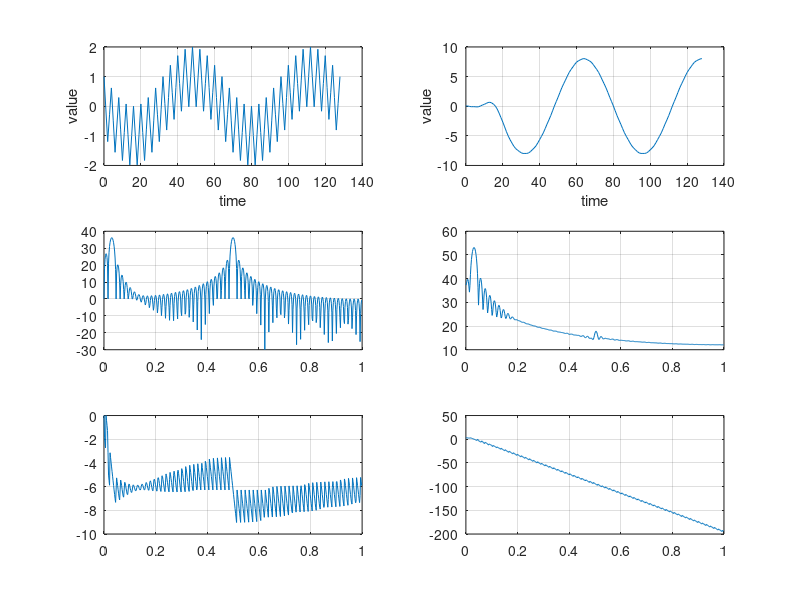

This chart was generated by the following MATLAB code: (Note: this script raises an error after producing the figure.)
% lab3 procedure file

format long
d1 = mod(111521035,10);     % student id : 111521035
p = mod (d1, 3);     % p = 5%3 = 2
switch (p)
    case 0
        a = 12;
        b = 12;
    case 1
        a = 11;
        b = 13;
    case 2
        a = 13;
        b = 11;
end
    
upper_bound3 = 2^-a;
upper_bound4 = 2^-b;

Alpha = 0.5; %alpha
T = 1;       % sampling cycle
Ts = T/8;    % sampling frequence


%% procedure 1
format long

hp_array = zeros(1,33);  % to save the result of function.
for n = -16:16
    t = n * (1/8);
    hp_array(1,n+17) = 1/sqrt(T)*((1-Alpha)*sinc((1-Alpha)*t/T) + ...
                            Alpha*(sinc(Alpha*t/T+1/4)*cos(pi*t/T + pi/4) + ...
                                    sinc(Alpha*t/T-1/4)*cos(pi*t/T-pi/4)));
end



a_array = zeros(1,33);
a_array(1,1) = 1;

[mag , ff] = freqz(hp_array,a_array,1024,8);
[phase, ff_p] = phasez(hp_array,a_array,1024,8)
% ff_a_array = fft(a_array);
% ff_h_array = fft(hp_array);
% ff_hp_array = ff_a_array./ff_h_array;    %convert function to frequency domain
% 
% mag = 20*log10(abs(ff_hp_array)); % caculate magnitude of function
% phase = angle(ff_hp_array)*2*pi; % caculate phase of function
% 
faxis = 4*linspace(0,1,17); %   fs/sample
faxis_freqz=linspace(0,1,512);
% 
% plot1 'time domain'
subplot(311),plot((-16:16), hp_array)
xlabel('time');
ylabel('value');
grid on;

% plot2 'magnitude of frequency domain'
subplot(312),plot(ff/4, 20*log10(abs(mag)));
% subplot(312),plot(faxis, mag);
xlabel('Frequency (Hz/sample)'), ylabel('Magnitude (dB)');
grid on;

% plot3 'phase of frequency domain'
subplot(313),plot(ff_p/4, phase);
% subplot(313),plot(faxis, phase);
xlabel('Frequency (Hz/sample)'), ylabel('Phase (deg)');
grid on;


%% Procdure 2
format long

x_array = zeros(1,129); % array to save the input values
for n = 0:128
    x_array(1,n+1) = sin(-2*pi*n/64)+cos(2*pi*n/4);
end

y_array = zeros(1,129); % array to save the output values
for n = 1:129
    for m = 1:n
        if m>33  % The 'hp_array' length is 33, so 'm' cannot more than 33.
              break 
        end
        y_array(1,n) = y_array(1,n) + x_array(1,n-m+1)* hp_array(1,m);
    end
end

xx_array = zeros(1,129);
xx_array(1,1) = 1;
[x_mag, ff] = freqz(x_array,xx_array,512, 8);
[x_phase, ff] = phasez(x_array,xx_array,512, 8);
[y_mag, ff] = freqz(y_array,xx_array,512,8);
[y_phase, ff] = phasez(y_array,xx_array,512,8);
subplot(323);plot(ff/4 ,20*log10(abs(x_mag)));
grid on;

subplot(325);plot(ff/4 , x_phase);
grid on;

subplot(324);plot(ff/4 ,20*log10(abs(y_mag)));
grid on;

subplot(326);plot(ff/4 , y_phase);
grid on;


% ttf_x_func = fft(x_array); % Fourier Transform of x_func
% ttf_y_func = fft(y_array); % Fourier Transform of y_func
% mag_x = 20*log10(abs(ttf_x_func)); % caculate magnitude of ttf_x_func
% mag_y = 20*log10(abs(ttf_y_func)); % caculate magnitude of ttf_y_func
% phase_x = angle(ttf_x_func)*2*pi; % caculate phase of ttf_x_func
% phase_y = angle(ttf_y_func)*2*pi; % caculate phase of ttf_y_func
% faxis_p2 = 8*linspace(0,1,64);

% plot1 'time domain'
subplot(321),plot((0:128), x_array)
xlabel('time');
ylabel('value');
grid on;

subplot(322),plot((0:128), y_array)
xlabel('time');
ylabel('value');
grid on;

% % plot2 'magnitude of frequency domain'
% subplot(323),plot(faxis_p2, mag_x(1:64));
% xlabel('Frequency (Hz/sample)'), ylabel('Magnitude (dB)');
% grid on;
% 
% subplot(324),plot(faxis_p2, mag_y(1:64));
% xlabel('Frequency (Hz/sample)'), ylabel('Magnitude (dB)');
% grid on;
% 
% % plot3 'phase of frequency domain'
% subplot(325),plot(faxis_p2, phase_x(1:64));
% xlabel('Frequency (Hz/sample)'), ylabel('Phase (randians)');
% grid on;
% 
% subplot(326),plot(faxis_p2, phase_y(1:64));
% xlabel('Frequency (Hz/sample)'), ylabel('Phase (randians)');
% grid on;


%% procedure 3
format long

%---Output error versus input word-lengths---%

input_test_region_a = 20-6+1;

x_trunsction_a = zeros(1,129);
h_trunsction_a = zeros(1,33);
y_trunsction_a = zeros((input_test_region_a),129);
error_a = zeros(1,(input_test_region_a));

for j = 6:20
    fraction_length = j;
    
    for i = 1:129
        x_trunsction_a(1,i) = truncation(x_array(1,i),fraction_length);
    end
     
    for n = 1:129
        for m = 1:n
            if m>33  % The 'hp_array' length is 33, so 'm' cannot more than 33.
                  break 
            end
            y_trunsction_a(j-5,n) = y_trunsction_a(j-5,n) + x_trunsction_a(1,n-m+1)* hp_array(1,m);
        end
    end
    error_a(1,j-5) = sqrt(sum((y_trunsction_a(j-5,:) - y_array) .^2)/129);
end

subplot(221),plot((6:20),error_a)
title('Output error versus input word-lengths');
xlabel('word-lengths'), ylabel('Output error versus');
set(gca, 'YScale', 'log')
hold on,grid on;
upper_bound_a(1,1:15) = upper_bound3;
plot((6:20),upper_bound_a)

%---Output error versus coefficient word-lengths---%

input_test_region_b = 20-6+1;

x_trunsction_b = zeros(1,129);
h_trunsction_b = zeros(1,33);
y_trunsction_b = zeros((input_test_region_b),129);
error_b = zeros(1,(input_test_region_b));

for j = 6:20
    fraction_length = j;
    
    for i = 1:129
        x_trunsction_b(1,i) = truncation(x_array(1,i),16);
    end
    
    for i = 1:33
        h_trunsction_b(1,i) = truncation(hp_array(1,i), fraction_length);
    end

    for n = 1:129
        for m = 1:n
            if m>33  % The 'hp_array' length is 33, so 'm' cannot more than 33.
                  break 
            end
            y_trunsction_b(j-5,n) = y_trunsction_b(j-5,n) + x_trunsction_b(1,n-m+1)* h_trunsction_b(1,m);
        end
    end
    error_b(1,j-5) = sqrt(sum((y_trunsction_b(j-5,:) - y_array) .^2)/129);
end
subplot(222),plot((6:20),error_b)
set(gca, 'YScale', 'log')
title('Output error versus coefficient word-lengths');
xlabel('word-lengths'), ylabel('Output error versus');

hold on,grid on;
upper_bound_b(1,1:15) = upper_bound3;
plot((6:20),upper_bound_b)

%---Output error versus word-lengths after multiplication---%

input_test_region_c = 20-6+1;

x_trunsction_c = zeros(1,129);
h_trunsction_c = zeros(1,33);
y_trunsction_c = zeros((input_test_region_c),129);
y_result_c = zeros(input_test_region_c,129);
error_c = zeros(1,(input_test_region_c));

for j = 6:20
    fraction_length = j;
    
    for i = 1:129
        x_trunsction_c(1,i) = truncation(x_array(1,i),16);
    end
    
    for i = 1:33
        h_trunsction_c(1,i) = truncation(hp_array(1,i), 17);
    end

    for n = 1:129
        for m = 1:n
            if m>33  % The 'hp_array' length is 33, so 'm' cannot more than 33.
                  break 
            end
            y_result_c(j-5,n) = x_trunsction_c(1,n-m+1)* h_trunsction_c(1,m);
            y_trunsction_c(j-5,n) = y_trunsction_c(j-5,n) + truncation(y_result_c(j-5,n),fraction_length);
        end
    end
    error_c(1,j-5) = sqrt(sum((y_trunsction_c(j-5,:) - y_array) .^2)/129);
end

subplot(223),plot((6:20),error_c)
set(gca, 'YScale', 'log')
title('Output error versus word-lengths after multiplication');
xlabel('word-lengths'), ylabel('Output error versus');
hold on,grid on;
upper_bound_c(1,1:15) = upper_bound3;
plot((6:20),upper_bound_c)

%---Output error versus word-lengths after addition---%

input_test_region_d = 25-6+1;

x_trunsction_d = zeros(1,129);
h_trunsction_d = zeros(1,33);
y_trunsction_d = zeros((input_test_region_d),129);
y_result_d = zeros(input_test_region_d,129);
error_d = zeros(1,(input_test_region_d));

for j = 6:25
    fraction_length = j;
    
    for i = 1:129
        x_trunsction_d(1,i) = truncation(x_array(1,i),16);
    end
    
    for i = 1:33
        h_trunsction_d(1,i) = truncation(hp_array(1,i), 17);
    end

    for n = 1:129
        for m = 1:n
            if m>33  % The 'hp_array' length is 33, so 'm' cannot more than 33.
                  break 
            end
            y_result_d(j-5,n) = x_trunsction_c(1,n-m+1)* h_trunsction_c(1,m);
            y_trunsction_d(j-5,n)  = ...
                truncation((y_trunsction_d(j-5,n) + truncation(y_result_d(j-5,n),19)) ,fraction_length);
        end
    end
    error_d(1,j-5) = sqrt(sum((y_trunsction_d(j-5,:) - y_array) .^2)/129);
end
subplot(224),plot((6:25),error_d)
set(gca, 'YScale', 'log')
title('Output error versus word-lengths after multiplication');
xlabel('word-lengths'), ylabel('Output error versus');


hold on, grid on;
upper_bound_d(1,1:20) = upper_bound3;
plot((6:25),upper_bound_d) 

%% procedure 4

format long

%---Output error versus input word-lengths---%

input_test_region_a = 20-6+1;

x_trunsction_a = zeros(1,129);
h_trunsction_a = zeros(1,33);
y_trunsction_a = zeros((input_test_region_a),129);
D_flip_flop_a = zeros (input_test_region_a,33);
error_a = zeros(1,(input_test_region_a));

for j = 6:20
    fraction_length = j;
    
    for i = 1:129
        x_trunsction_a(1,i) = truncation(x_array(1,i),fraction_length);
    end
     
    for n = 1:129
        
        for m = 1:33
            D_flip_flop_a(j-5,33-m+1) = D_flip_flop_a(j-5,33-m+1)+ x_trunsction_a(1,n) * hp_array(1,m);
        end
            y_trunsction_a(j-5,n) = D_flip_flop_a(j-5,33);
        for m = 1:32
            D_flip_flop_a(j-5,34-m) = D_flip_flop_a(j-5,33-m);
        end
        D_flip_flop_a(j-5,1) = 0;

    end
    error_a(1,j-5) = sqrt(sum((y_trunsction_a(j-5,:) - y_array) .^2)/129);
end

% plot((6:20),error_a)
% set(gca, 'YScale', 'log')
% 
% hold on
% upper_bound(1,1:15) = upper_bound4;
% plot((6:20),upper_bound)










% %---Output error versus coefficient word-lengths---%
% 
input_test_region_b = 20-6+1;

x_trunsction_b = zeros(1,129);
h_trunsction_b = zeros(1,33);
y_trunsction_b = zeros((input_test_region_b),129);
D_flip_flop_b = zeros (input_test_region_b,33);

error_b = zeros(1,(input_test_region_b));

for j = 6:20
    fraction_length = j;
    
    for i = 1:129
        x_trunsction_b(1,i) = truncation(x_array(1,i),15);
    end

    for i = 1:33
        h_trunsction_b(1,i) = truncation(hp_array(1,i),fraction_length);
    end
     
    for n = 1:129
        
        for m = 1:33
            D_flip_flop_b(j-5,33-m+1) = D_flip_flop_b(j-5,33-m+1)+ x_trunsction_b(1,n) * h_trunsction_b(1,m);
        end
            y_trunsction_b(j-5,n) = D_flip_flop_b(j-5,33);
        for m = 1:32
            D_flip_flop_b(j-5,34-m) = D_flip_flop_b(j-5,33-m);
        end
        D_flip_flop_b(j-5,1) = 0;

    end
    error_b(1,j-5) = sqrt(sum((y_trunsction_b(j-5,:) - y_array) .^2)/129);
end

% plot((6:20),error_b)
% set(gca, 'YScale', 'log')
% 
% hold on
% upper_bound(1,1:15) = upper_bound4;
% plot((6:20),upper_bound) %15

% %---Output error versus word-lengths after multiplication---%

input_test_region_c = 20-6+1;

x_trunsction_c = zeros(1,129);
h_trunsction_c = zeros(1,33);
y_trunsction_c = zeros((input_test_region_c),129);
y_result_c = zeros(input_test_region_c,129);
D_flip_flop_c = zeros (input_test_region_c,33);
error_c = zeros(1,(input_test_region_c));

for j = 6:20
    fraction_length = j;
    
    for i = 1:129
        x_trunsction_c(1,i) = truncation(x_array(1,i),15);
    end

    for i = 1:33
        h_trunsction_c(1,i) = truncation(hp_array(1,i),15);
    end
     
    for n = 1:129
        
        for m = 1:33
            D_flip_flop_c(j-5,33-m+1) = D_flip_flop_c(j-5,33-m+1)+ ...
                truncation((x_trunsction_c(1,n) * h_trunsction_c(1,m)),fraction_length);
        end
            y_trunsction_c(j-5,n) = D_flip_flop_c(j-5,33);
        for m = 1:32
            D_flip_flop_c(j-5,34-m) = D_flip_flop_c(j-5,33-m);
        end
        D_flip_flop_c(j-5,1) = 0;

    end
    error_c(1,j-5) = sqrt(sum((y_trunsction_c(j-5,:) - y_array) .^2)/129);
end

% plot((6:20),error_c)
% set(gca, 'YScale', 'log')
% hold on
% upper_bound(1,1:15) = upper_bound4;
% plot((6:20),upper_bound) %16 or 17

% %---Output error versus word-lengths after addition---%

input_test_region_d = 25-6+1;

x_trunsction_d = zeros(1,129);
h_trunsction_d = zeros(1,33);
y_trunsction_d = zeros((input_test_region_d),129);
y_result_d = zeros(input_test_region_d,129);
D_flip_flop_d = zeros (input_test_region_d,33);
error_d = zeros(1,(input_test_region_d));

for j = 6:25
    fraction_length = j;
    
    for i = 1:129
        x_trunsction_d(1,i) = truncation(x_array(1,i),15);
    end

    for i = 1:33
        h_trunsction_d(1,i) = truncation(hp_array(1,i),15);
    end
     
    for n = 1:129
        
        for m = 1:33
            D_flip_flop_d(j-5,33-m+1) = D_flip_flop_d(j-5,33-m+1)+ ...
                truncation((x_trunsction_d(1,n) * h_trunsction_d(1,m)),fraction_length);
        end
            y_trunsction_d(j-5,n) = D_flip_flop_d(j-5,33);
        for m = 1:32
            D_flip_flop_d(j-5,34-m) = D_flip_flop_d(j-5,33-m);
        end
        D_flip_flop_d(j-5,1) = 0;

    end
    error_d(1,j-5) = sqrt(sum((y_trunsction_d(j-5,:) - y_array) .^2)/129);
end

plot((6:25),error_d)
set(gca, 'YScale', 'log')

hold on
upper_bound(1,1:20) = upper_bound4;
plot((6:25),upper_bound) %16